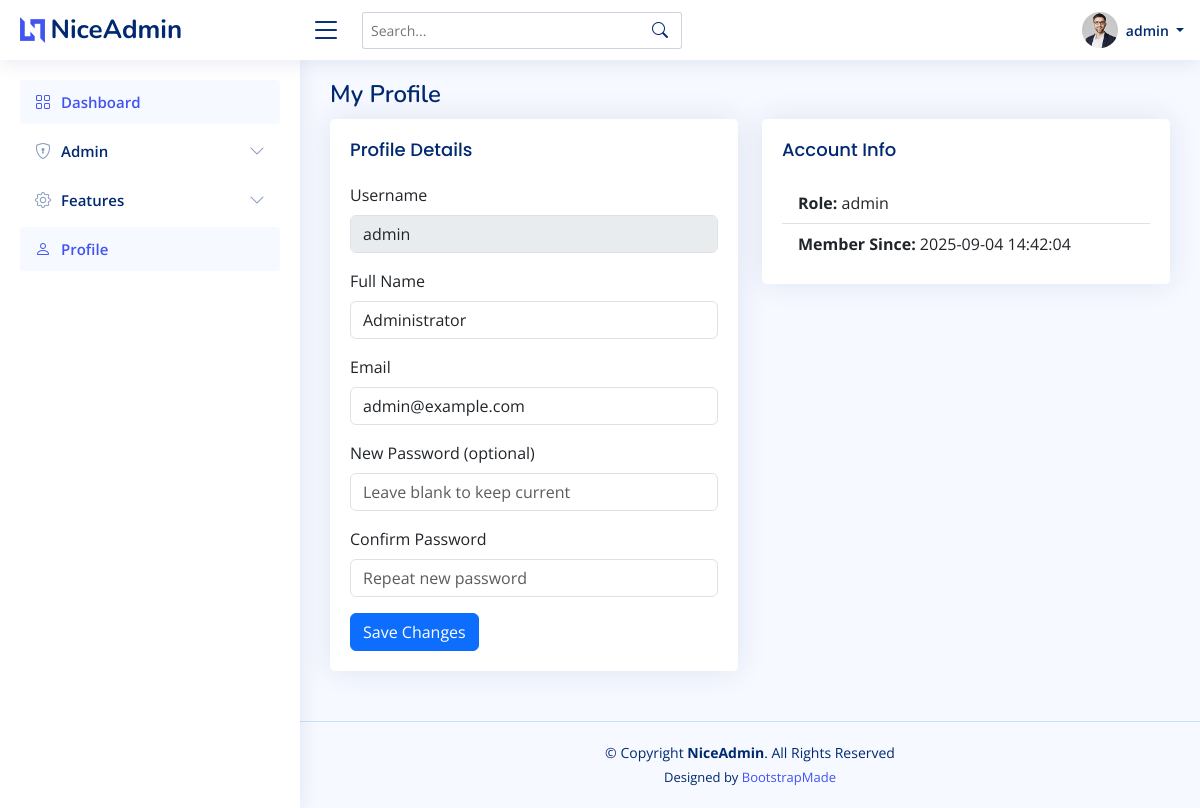
Screenshot of /index.php?page=profile (signed in) with the database file from the repository.
### tables this page shows
CREATE TABLE `users` (
  `id` int(11) NOT NULL,
  `username` varchar(100) NOT NULL,
  `password_hash` varchar(255) NOT NULL,
  `full_name` varchar(150) NOT NULL,
  `role` enum('admin','customer') NOT NULL DEFAULT 'customer',
  `blocked` tinyint(1) NOT NULL DEFAULT 0,
  `email` varchar(150) DEFAULT NULL,
  `created_at` timestamp NOT NULL DEFAULT current_timestamp()
);

### module/profile.php (the view, shortened to what this page needs)
<?php
require_once __DIR__ . '/../db/db.php';
$u = current_user();
$stmt = $conn->prepare('SELECT username, full_name, email, role, created_at FROM users WHERE id=?');
$stmt->bind_param('i', $u['id']);
$stmt->execute();
$profile = $stmt->get_result()->fetch_assoc();
?>
<div class="pagetitle"><h1>My Profile</h1></div>
<section class="section">
  <div class="row">
    <div class="col-lg-6">
      <div class="card">
        <div class="card-body">
          <h5 class="card-title">Profile Details</h5>
          <form method="post" class="row g-3">
            <div class="col-12">
              <label class="form-label">Username</label>
              <input class="form-control" value="<?php echo htmlspecialchars($profile['username']); ?>" disabled>
            </div>
            <div class="col-12">
              <label class="form-label">Full Name</label>
              <input name="full_name" class="form-control" value="<?php echo htmlspecialchars($profile['full_name']); ?>" required>
            </div>
            <div class="col-12">
              <label class="form-label">Email</label>
              <input type="email" name="email" class="form-control" value="<?php echo htmlspecialchars($profile['email']); ?>" required>
            </div>
            <div class="col-12">
              <label class="form-label">New Password (optional)</label>
              <input type="password" name="password" class="form-control" placeholder="Leave blank to keep current">
            </div>
            <div class="col-12">
              <label class="form-label">Confirm Password</label>
              <input type="password" name="confirm_password" class="form-control" placeholder="Repeat new password">
            </div>
            <div class="col-12">
              <button class="btn btn-primary" type="submit">Save Changes</button>
            </div>
          </form>
        </div>
      </div>
    </div>
    <div class="col-lg-6">
      <div class="card">
        <div class="card-body">
          <h5 class="card-title">Account Info</h5>
          <ul class="list-group list-group-flush">
            <li class="list-group-item"><strong>Role:</strong> <?php echo htmlspecialchars($profile['role']); ?></li>
            <li class="list-group-item"><strong>Member Since:</strong> <?php echo htmlspecialchars($profile['created_at']); ?></li>
          </ul>
        </div>
      </div>
    </div>
  </div>
</section>

### assets/css/style.css (style rules this page uses)
:root { scroll-behavior: smooth; }
body { font-family: "Open Sans", sans-serif; background: #f6f9ff; color: #444444; }
h1, h2, h3, h4, h5, h6 { font-family: "Nunito", sans-serif; }
.pagetitle { margin-bottom: 10px; }
.pagetitle h1 { font-size: 24px; margin-bottom: 0; font-weight: 600; color: #012970; }
.card { margin-bottom: 30px; border: none; border-radius: 5px; box-shadow: 0px 0 30px rgba(1, 41, 112, 0.1); }
.card-title { padding: 20px 0 15px 0; font-size: 18px; font-weight: 500; color: #012970; font-family: "Poppins", sans-serif; }
.card-body { padding: 0 20px 20px 20px; }

### rows the page displays
users: username "admin", full_name "Administrator", email "admin@example.com", role "admin", created_at "2025-09-04 14:42:04"

### other values shown
$_SESSION['username'] "admin"
